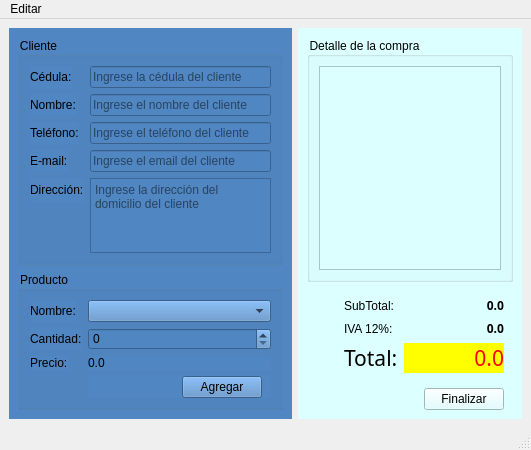
<?xml version="1.0" encoding="UTF-8"?>
<ui version="4.0">
 <class>Principal</class>
 <widget class="QMainWindow" name="Principal">
  <property name="geometry">
   <rect>
    <x>0</x>
    <y>0</y>
    <width>531</width>
    <height>450</height>
   </rect>
  </property>
  <property name="windowTitle">
   <string>TIENDA MICHITA</string>
  </property>
  <property name="windowIcon">
   <iconset resource="Recursos.qrc">
    <normaloff>:/Recursos/supermercado.png</normaloff>:/Recursos/supermercado.png</iconset>
  </property>
  <widget class="QWidget" name="centralwidget">
   <layout class="QHBoxLayout" name="horizontalLayout_3">
    <item>
     <widget class="QWidget" name="widget_4" native="true">
      <property name="maximumSize">
       <size>
        <width>400</width>
        <height>16777215</height>
       </size>
      </property>
      <property name="styleSheet">
       <string notr="true">background-color: rgb(80, 134, 193);
color: rgb(0, 0, 0);</string>
      </property>
      <layout class="QVBoxLayout" name="verticalLayout_3">
       <item>
        <widget class="QGroupBox" name="groupBox">
         <property name="title">
          <string>Cliente</string>
         </property>
         <layout class="QFormLayout" name="formLayout_3">
          <item row="0" column="0">
           <widget class="QLabel" name="label">
            <property name="text">
             <string>Cédula:</string>
            </property>
           </widget>
          </item>
          <item row="0" column="1">
           <widget class="QLineEdit" name="inCedula">
            <property name="inputMethodHints">
             <set>Qt::ImhNone</set>
            </property>
            <property name="inputMask">
             <string>0000000000</string>
            </property>
            <property name="cursorPosition">
             <number>0</number>
            </property>
            <property name="placeholderText">
             <string>Ingrese la cédula del cliente</string>
            </property>
           </widget>
          </item>
          <item row="1" column="0">
           <widget class="QLabel" name="label_4">
            <property name="text">
             <string>Nombre:</string>
            </property>
           </widget>
          </item>
          <item row="1" column="1">
           <widget class="QLineEdit" name="inNombre">
            <property name="placeholderText">
             <string>Ingrese el nombre del cliente</string>
            </property>
           </widget>
          </item>
          <item row="2" column="0">
           <widget class="QLabel" name="label_5">
            <property name="text">
             <string>Teléfono:</string>
            </property>
           </widget>
          </item>
          <item row="2" column="1">
           <widget class="QLineEdit" name="inTelefono">
            <property name="inputMask">
             <string>9999999999</string>
            </property>
            <property name="placeholderText">
             <string>Ingrese el teléfono del cliente</string>
            </property>
           </widget>
          </item>
          <item row="3" column="0">
           <widget class="QLabel" name="label_3">
            <property name="text">
             <string>E-mail:</string>
            </property>
           </widget>
          </item>
          <item row="3" column="1">
           <widget class="QLineEdit" name="inEmail">
            <property name="placeholderText">
             <string>Ingrese el email del cliente</string>
            </property>
           </widget>
          </item>
          <item row="4" column="0">
           <widget class="QLabel" name="label_2">
            <property name="text">
             <string>Dirección:</string>
            </property>
           </widget>
          </item>
          <item row="4" column="1">
           <widget class="QTextEdit" name="inDireccion">
            <property name="placeholderText">
             <string>Ingrese la dirección del domicilio del cliente</string>
            </property>
           </widget>
          </item>
         </layout>
        </widget>
       </item>
       <item>
        <widget class="QGroupBox" name="groupBox_2">
         <property name="title">
          <string>Producto</string>
         </property>
         <layout class="QFormLayout" name="formLayout">
          <item row="0" column="0">
           <widget class="QLabel" name="label_6">
            <property name="text">
             <string>Nombre:</string>
            </property>
           </widget>
          </item>
          <item row="0" column="1">
           <widget class="QComboBox" name="inProducto"/>
          </item>
          <item row="1" column="0">
           <widget class="QLabel" name="label_7">
            <property name="text">
             <string>Cantidad:</string>
            </property>
           </widget>
          </item>
          <item row="1" column="1">
           <widget class="QSpinBox" name="inCantidad"/>
          </item>
          <item row="2" column="0">
           <widget class="QLabel" name="label_9">
            <property name="text">
             <string>Precio:</string>
            </property>
           </widget>
          </item>
          <item row="2" column="1">
           <widget class="QLabel" name="outPrecio">
            <property name="text">
             <string>0.0</string>
            </property>
           </widget>
          </item>
          <item row="3" column="1">
           <widget class="QWidget" name="widget_5" native="true">
            <layout class="QHBoxLayout" name="horizontalLayout_2">
             <property name="topMargin">
              <number>0</number>
             </property>
             <property name="bottomMargin">
              <number>0</number>
             </property>
             <item>
              <spacer name="horizontalSpacer_2">
               <property name="orientation">
                <enum>Qt::Horizontal</enum>
               </property>
               <property name="sizeHint" stdset="0">
                <size>
                 <width>40</width>
                 <height>20</height>
                </size>
               </property>
              </spacer>
             </item>
             <item>
              <widget class="QPushButton" name="cmdAgregar">
               <property name="minimumSize">
                <size>
                 <width>0</width>
                 <height>0</height>
                </size>
               </property>
               <property name="sizeIncrement">
                <size>
                 <width>0</width>
                 <height>0</height>
                </size>
               </property>
               <property name="autoFillBackground">
                <bool>false</bool>
               </property>
               <property name="text">
                <string>Agregar</string>
               </property>
              </widget>
             </item>
            </layout>
           </widget>
          </item>
         </layout>
        </widget>
       </item>
       <item>
        <spacer name="verticalSpacer">
         <property name="orientation">
          <enum>Qt::Vertical</enum>
         </property>
         <property name="sizeHint" stdset="0">
          <size>
           <width>20</width>
           <height>40</height>
          </size>
         </property>
        </spacer>
       </item>
      </layout>
     </widget>
    </item>
    <item>
     <widget class="QWidget" name="widget_3" native="true">
      <property name="styleSheet">
       <string notr="true">background-color: rgb(220, 255, 255);
color: rgb(0, 0, 0);</string>
      </property>
      <layout class="QVBoxLayout" name="verticalLayout_2">
       <item>
        <widget class="QGroupBox" name="groupBox_3">
         <property name="title">
          <string>Detalle de la compra</string>
         </property>
         <layout class="QVBoxLayout" name="verticalLayout">
          <item>
           <widget class="QTableWidget" name="outDetalle">
            <property name="inputMethodHints">
             <set>Qt::ImhNone</set>
            </property>
           </widget>
          </item>
         </layout>
        </widget>
       </item>
       <item>
        <widget class="QWidget" name="widget" native="true">
         <layout class="QHBoxLayout" name="horizontalLayout">
          <property name="leftMargin">
           <number>9</number>
          </property>
          <property name="topMargin">
           <number>0</number>
          </property>
          <property name="rightMargin">
           <number>9</number>
          </property>
          <property name="bottomMargin">
           <number>0</number>
          </property>
          <item>
           <spacer name="horizontalSpacer">
            <property name="orientation">
             <enum>Qt::Horizontal</enum>
            </property>
            <property name="sizeHint" stdset="0">
             <size>
              <width>40</width>
              <height>20</height>
             </size>
            </property>
           </spacer>
          </item>
          <item>
           <widget class="QWidget" name="widget_2" native="true">
            <layout class="QFormLayout" name="formLayout_2">
             <property name="rightMargin">
              <number>0</number>
             </property>
             <item row="0" column="0">
              <widget class="QLabel" name="label_10">
               <property name="text">
                <string>SubTotal:</string>
               </property>
              </widget>
             </item>
             <item row="0" column="1">
              <widget class="QLabel" name="outSubtotal">
               <property name="minimumSize">
                <size>
                 <width>100</width>
                 <height>0</height>
                </size>
               </property>
               <property name="font">
                <font>
                 <family>Verdana Pro Cond Semibold</family>
                 <pointsize>9</pointsize>
                 <weight>75</weight>
                 <bold>true</bold>
                </font>
               </property>
               <property name="text">
                <string>0.0</string>
               </property>
               <property name="alignment">
                <set>Qt::AlignRight|Qt::AlignTrailing|Qt::AlignVCenter</set>
               </property>
              </widget>
             </item>
             <item row="1" column="0">
              <widget class="QLabel" name="label_11">
               <property name="text">
                <string>IVA 12%:</string>
               </property>
              </widget>
             </item>
             <item row="1" column="1">
              <widget class="QLabel" name="outIva">
               <property name="minimumSize">
                <size>
                 <width>100</width>
                 <height>0</height>
                </size>
               </property>
               <property name="font">
                <font>
                 <family>Verdana Pro Cond Semibold</family>
                 <pointsize>9</pointsize>
                 <weight>75</weight>
                 <bold>true</bold>
                </font>
               </property>
               <property name="text">
                <string>0.0</string>
               </property>
               <property name="alignment">
                <set>Qt::AlignRight|Qt::AlignTrailing|Qt::AlignVCenter</set>
               </property>
              </widget>
             </item>
             <item row="2" column="0">
              <widget class="QLabel" name="label_12">
               <property name="font">
                <font>
                 <family>Ubuntu Mono</family>
                 <pointsize>16</pointsize>
                 <weight>50</weight>
                 <bold>false</bold>
                </font>
               </property>
               <property name="text">
                <string>Total:</string>
               </property>
              </widget>
             </item>
             <item row="2" column="1">
              <widget class="QLabel" name="outTotal">
               <property name="minimumSize">
                <size>
                 <width>100</width>
                 <height>0</height>
                </size>
               </property>
               <property name="font">
                <font>
                 <family>Arial Rounded MT Bold</family>
                 <pointsize>16</pointsize>
                </font>
               </property>
               <property name="styleSheet">
                <string notr="true">background-color: rgb(255, 255, 0);
color: rgb(255, 0, 0);</string>
               </property>
               <property name="text">
                <string>0.0</string>
               </property>
               <property name="alignment">
                <set>Qt::AlignRight|Qt::AlignTrailing|Qt::AlignVCenter</set>
               </property>
              </widget>
             </item>
            </layout>
           </widget>
          </item>
         </layout>
        </widget>
       </item>
       <item>
        <widget class="QWidget" name="widget_6" native="true">
         <layout class="QHBoxLayout" name="horizontalLayout_4">
          <property name="spacing">
           <number>6</number>
          </property>
          <property name="leftMargin">
           <number>9</number>
          </property>
          <property name="topMargin">
           <number>0</number>
          </property>
          <property name="rightMargin">
           <number>9</number>
          </property>
          <property name="bottomMargin">
           <number>0</number>
          </property>
          <item>
           <spacer name="horizontalSpacer_3">
            <property name="orientation">
             <enum>Qt::Horizontal</enum>
            </property>
            <property name="sizeHint" stdset="0">
             <size>
              <width>40</width>
              <height>20</height>
             </size>
            </property>
           </spacer>
          </item>
          <item>
           <widget class="QPushButton" name="cmdFinalizar">
            <property name="text">
             <string>Finalizar</string>
            </property>
           </widget>
          </item>
         </layout>
        </widget>
       </item>
      </layout>
     </widget>
    </item>
   </layout>
  </widget>
  <widget class="QMenuBar" name="menubar">
   <property name="geometry">
    <rect>
     <x>0</x>
     <y>0</y>
     <width>531</width>
     <height>20</height>
    </rect>
   </property>
   <widget class="QMenu" name="menuEditar">
    <property name="title">
     <string>Editar</string>
    </property>
    <addaction name="mnuProductos"/>
    <addaction name="separator"/>
    <addaction name="mnuSalir"/>
   </widget>
   <addaction name="menuEditar"/>
  </widget>
  <widget class="QStatusBar" name="statusbar"/>
  <action name="mnuProductos">
   <property name="icon">
    <iconset resource="Recursos.qrc">
     <normaloff>:/Recursos/estar.png</normaloff>:/Recursos/estar.png</iconset>
   </property>
   <property name="text">
    <string>Productos</string>
   </property>
  </action>
  <action name="mnuSalir">
   <property name="icon">
    <iconset resource="Recursos.qrc">
     <normaloff>:/Recursos/salida.png</normaloff>:/Recursos/salida.png</iconset>
   </property>
   <property name="text">
    <string>Salir</string>
   </property>
   <property name="shortcut">
    <string>Ctrl+Q</string>
   </property>
  </action>
 </widget>
 <resources>
  <include location="Recursos.qrc"/>
 </resources>
 <connections/>
</ui>
